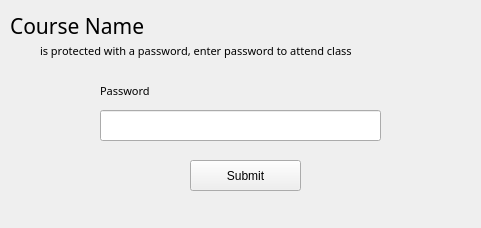
<?xml version="1.0" encoding="UTF-8"?>
<ui version="4.0">
 <class>subject_pass_window</class>
 <widget class="QMainWindow" name="subject_pass_window">
  <property name="geometry">
   <rect>
    <x>0</x>
    <y>0</y>
    <width>481</width>
    <height>228</height>
   </rect>
  </property>
  <property name="minimumSize">
   <size>
    <width>481</width>
    <height>228</height>
   </size>
  </property>
  <property name="maximumSize">
   <size>
    <width>481</width>
    <height>228</height>
   </size>
  </property>
  <property name="windowTitle">
   <string>Enter Subject Password</string>
  </property>
  <widget class="QWidget" name="centralwidget">
   <widget class="QLabel" name="top_course_name">
    <property name="geometry">
     <rect>
      <x>10</x>
      <y>-10</y>
      <width>551</width>
      <height>71</height>
     </rect>
    </property>
    <property name="font">
     <font>
      <family>Montserrat</family>
      <pointsize>16</pointsize>
      <weight>50</weight>
      <bold>false</bold>
     </font>
    </property>
    <property name="text">
     <string>Course Name</string>
    </property>
   </widget>
   <widget class="QLabel" name="label">
    <property name="geometry">
     <rect>
      <x>40</x>
      <y>40</y>
      <width>381</width>
      <height>21</height>
     </rect>
    </property>
    <property name="font">
     <font>
      <family>Montserrat</family>
      <pointsize>8</pointsize>
     </font>
    </property>
    <property name="text">
     <string>is protected with a password, enter password to attend class</string>
    </property>
   </widget>
   <widget class="QLineEdit" name="subject_pass">
    <property name="geometry">
     <rect>
      <x>100</x>
      <y>110</y>
      <width>281</width>
      <height>31</height>
     </rect>
    </property>
    <property name="styleSheet">
     <string notr="true"/>
    </property>
    <property name="echoMode">
     <enum>QLineEdit::Password</enum>
    </property>
   </widget>
   <widget class="QLabel" name="label_2">
    <property name="geometry">
     <rect>
      <x>100</x>
      <y>80</y>
      <width>61</width>
      <height>21</height>
     </rect>
    </property>
    <property name="font">
     <font>
      <family>Montserrat</family>
      <pointsize>8</pointsize>
     </font>
    </property>
    <property name="text">
     <string>Password</string>
    </property>
   </widget>
   <widget class="QPushButton" name="submit_pass_btn">
    <property name="geometry">
     <rect>
      <x>190</x>
      <y>160</y>
      <width>111</width>
      <height>31</height>
     </rect>
    </property>
    <property name="text">
     <string>Submit</string>
    </property>
   </widget>
  </widget>
 </widget>
 <resources/>
 <connections/>
</ui>
